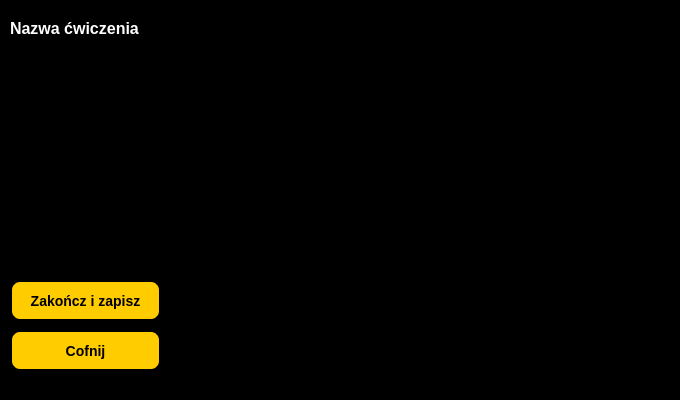
<?xml version="1.0" encoding="UTF-8"?>
<ui version="4.0">
 <class>recordWindow</class>
 <widget class="QMainWindow" name="recordWindow">
  <property name="geometry">
   <rect>
    <x>0</x>
    <y>0</y>
    <width>680</width>
    <height>400</height>
   </rect>
  </property>
  <property name="windowTitle">
   <string>RehabaAssistance</string>
  </property>
  <property name="styleSheet">
   <string notr="true">background-color:black</string>
  </property>
  <widget class="QWidget" name="centralwidget">
   <widget class="QLabel" name="labelRecordName">
    <property name="geometry">
     <rect>
      <x>10</x>
      <y>20</y>
      <width>151</width>
      <height>16</height>
     </rect>
    </property>
    <property name="styleSheet">
     <string notr="true">color:white;font-size: 15px; font-weight: 300; line-height: 32px;font: bold 16px;</string>
    </property>
    <property name="text">
     <string>Nazwa ćwiczenia</string>
    </property>
   </widget>
   <widget class="QPushButton" name="buttonRecordBack">
    <property name="geometry">
     <rect>
      <x>10</x>
      <y>330</y>
      <width>151</width>
      <height>41</height>
     </rect>
    </property>
    <property name="styleSheet">
     <string notr="true">background-color:#FFCC00;
font: 8pt &quot;Tahoma&quot;;
color:231900;
border-style:outset;
border-width:2px;
border-radius:10px;
border-color:black;
font: bold 14px;
padding: 6px; 
min-width:10px;
</string>
    </property>
    <property name="text">
     <string>Cofnij</string>
    </property>
   </widget>
   <widget class="QFrame" name="frameRecord">
    <property name="geometry">
     <rect>
      <x>180</x>
      <y>10</y>
      <width>481</width>
      <height>381</height>
     </rect>
    </property>
    <property name="frameShape">
     <enum>QFrame::StyledPanel</enum>
    </property>
    <property name="frameShadow">
     <enum>QFrame::Raised</enum>
    </property>
   </widget>
   <widget class="QPushButton" name="buttonRecordFinish">
    <property name="geometry">
     <rect>
      <x>10</x>
      <y>280</y>
      <width>151</width>
      <height>41</height>
     </rect>
    </property>
    <property name="styleSheet">
     <string notr="true">background-color:#FFCC00;
font: 8pt &quot;Tahoma&quot;;
color:231900;
border-style:outset;
border-width:2px;
border-radius:10px;
border-color:black;
font: bold 14px;
padding: 6px; 
min-width:10px;
</string>
    </property>
    <property name="text">
     <string>Zakończ i zapisz</string>
    </property>
   </widget>
  </widget>
  <widget class="QStatusBar" name="statusbar"/>
 </widget>
 <resources/>
 <connections/>
</ui>
